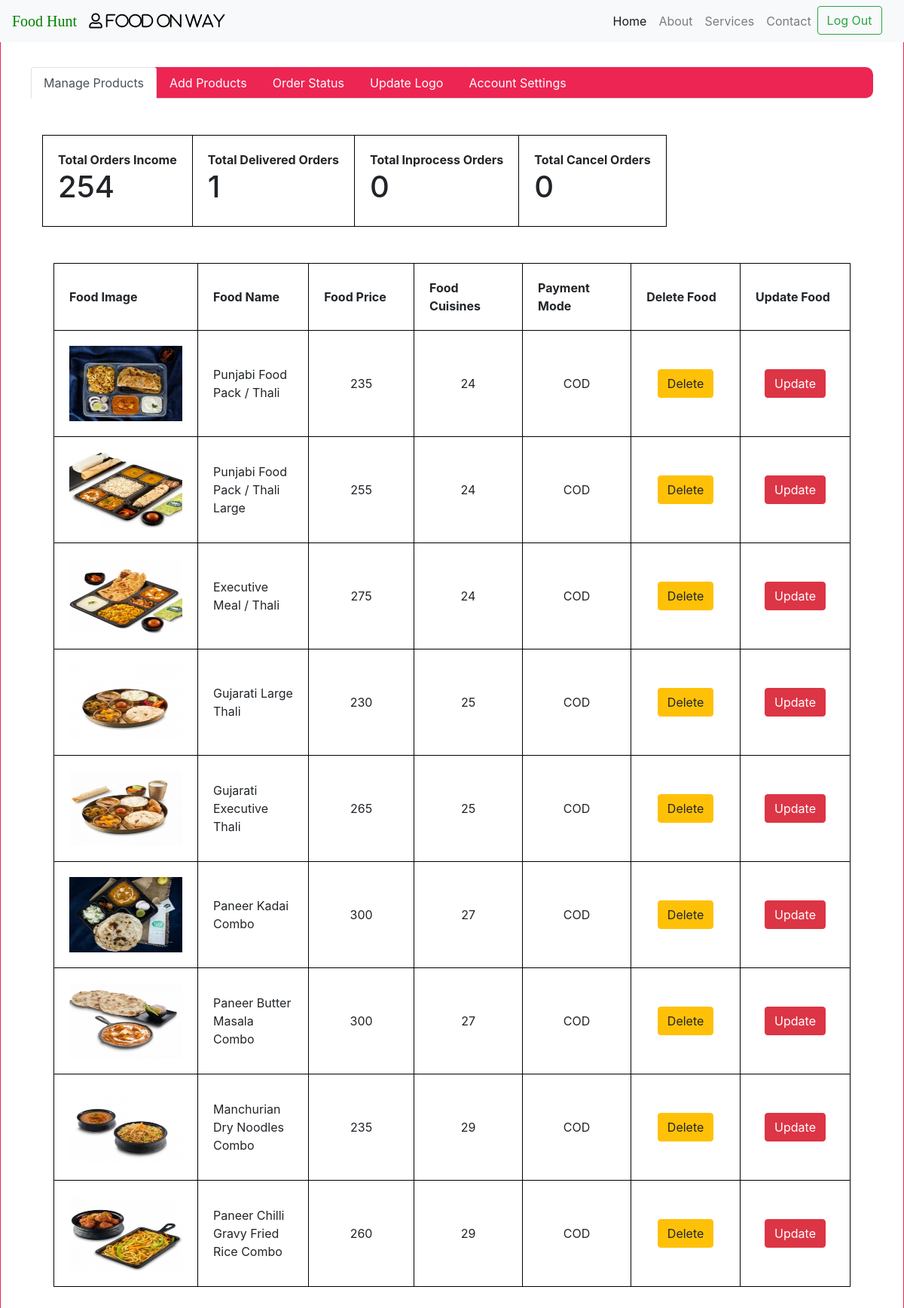
The app's page /foodEx.php (signed in) with its own data.
### tables this page shows
CREATE TABLE `tblvendor` (
  `fldvendor_id` int(10) NOT NULL,
  `fld_email` varchar(50) NOT NULL,
  `fld_password` varchar(50) NOT NULL,
  `vendorMobile` bigint(10) NOT NULL,
  `restaurantName` varchar(30) NOT NULL,
  `restaurantMobile` bigint(10) NOT NULL,
  `restaurantAddress` varchar(255) NOT NULL,
  `restaurant_Image` varchar(250) NOT NULL
);

CREATE TABLE `tbfood` (
  `food_id` int(11) NOT NULL,
  `foodname` varchar(500) NOT NULL,
  `cost` bigint(15) NOT NULL,
  `fooddetails` varchar(1000) NOT NULL,
  `fldvendor_id` int(11) NOT NULL,
  `foodcategory` int(10) NOT NULL,
  `cuisines` int(10) NOT NULL,
  `status` int(10) NOT NULL,
  `paymentmode` varchar(50) NOT NULL,
  `fldimage` varchar(1000) NOT NULL
);

### foodEx.php (the view, shortened to what this page needs)
<?php
include("connection.php");
extract($_REQUEST);
if(isset($_SESSION['id']))
{
 $id=$_SESSION['id'];
 $vq=mysqli_query($con,"select * from tblvendor where fld_email='$id'");
 $vr=mysqli_fetch_array($vq);
}
if(!isset($_SESSION['id']))
{
	header("location:vendor_login.php?msg=Please Login To continue");
}
else
{
	$query=mysqli_query($con,"select * from tblvendor where fld_email='$id'");
}
?>
<!DOCTYPE html>
<html lang="en">
<head>
  <link rel="stylesheet" href="https://maxcdn.bootstrapcdn.com/bootstrap/4.3.1/css/bootstrap.min.css">
     <link rel="stylesheet" href="path/to/font-awesome/css/font-awesome.min.css">
	 <link rel="stylesheet" href="css/font.css">
     <link rel="stylesheet" href="https://use.fontawesome.com/releases/v5.8.1/css/all.css">
</head>
<body>
<nav class="navbar navbar-expand-lg navbar-light bg-light fixed-top">
    <a class="navbar-brand" href="index.php"><span style="color:green;font-family: 'Permanent Marker', cursive;">Food Hunt</span></a>
    <?php
	if(!empty($id))
	{
	?>
	<a class="navbar-brand" style="color:black; text-decoration:none;"><i class="far fa-user"><?php if(isset($id)) { echo " ".$vr['restaurantName']; }?></i></a>
	<?php
	}
	?>
    <div class="collapse navbar-collapse" id="navbarResponsive">
      <ul class="navbar-nav ml-auto">
        <li class="nav-item active">
          <a class="nav-link" href="index.php">Home</a>
        </li>
        <li class="nav-item">
          <a class="nav-link" href="aboutus.php">About</a>
        </li>
        <li class="nav-item">
          <a class="nav-link" href="services.php">Services</a>
        </li>
        <li class="nav-item">
          <a class="nav-link" href="contact.php">Contact</a>
        </li>
		<li class="nav-item">
		  <form method="post">
          <?php
			if(empty($_SESSION['id']))
			{
			?>
		   <button class="btn btn-outline-danger my-2 my-sm-0" name="login">Log In</button>&nbsp;&nbsp;&nbsp;
            <?php
			}
			else
			{
			?>
			<button class="btn btn-outline-success my-2 my-sm-0" name="logout" type="submit">Log Out</button>&nbsp;&nbsp;&nbsp;
			<?php
			}
			?>
			</form>
        </li>
      </ul>
    </div>
</nav>
<br><br>
<div class="middle" style=" padding:40px; border:1px solid #ED2553;  width:100%;">
	   <ul class="nav nav-tabs nabbar_inverse" id="myTab" style="background:#ED2553;border-radius:10px 10px 10px 10px;" role="tablist">
          <li class="nav-item">
             <a class="nav-link active" id="home-tab" data-toggle="tab" href="#viewitem" role="tab" aria-controls="home" aria-selected="true">Manage Products</a>
          </li>
          <li class="nav-item">
              <a class="nav-link" id="profile-tab" data-toggle="tab" href="#manageaccount" role="tab" aria-controls="profile" aria-selected="false">Add Products</a>
          </li>
				  <li class="nav-item">
              <a class="nav-link" id="status-tab" data-toggle="tab" href="#status" role="tab" aria-controls="status" aria-selected="false">Order Status</a>
          </li>
				  <li class="nav-item">
              <a class="nav-link" id="logo-tab" data-toggle="tab" href="#logo" role="tab" aria-controls="logo" aria-selected="false">Update Logo</a>
          </li>
		<li class="nav-item">
              <a class="nav-link" id="accountsettings-tab" data-toggle="tab" href="#accountsettings" role="tab" aria-controls="accountsettings" aria-selected="false">Account Settings</a>
		</li>
       </ul>
	   <br><br>
	   <div class="tab-content" id="myTabContent">
            <div class="tab-pane fade show active" id="viewitem" role="tabpanel" aria-labelledby="home-tab">
			<div class="container">
			 <table border="1" bordercolor="#F0F0F0" cellpadding="20px">
			 <tr>
				<th>Total Orders Income
				<?php
					$income = mysqli_query($con,"select tblorder.fld_payment from tblorder inner join tblvendor on tblvendor.fldvendor_id=tblorder.fldvendor_id where tblvendor.fld_email='$id'");
					while ($row = mysqli_fetch_array($income)) {
						$total_income += $row['fld_payment'];
					}
				echo '<h1>'.$total_income.'</h1>';
				?>
				</th>
				<th>Total Delivered Orders
				<?php
				$status = "select COUNT(fld_order_id) AS countdel FROM tblorder inner join tblvendor on tblvendor.fldvendor_id=tblorder.fldvendor_id where tblvendor.fld_email='$id' AND tblorder.fldstatus='Delivered'";
                $status_result = mysqli_query($con,$status);
				while ($row = mysqli_fetch_array($status_result)) {
					$total_del = $row['countdel'];
				}
				echo '<h1>'.$total_del.'</h1>';
				?>
				</th>
				<th>Total Inprocess Orders
				<?php
				$process_status = "select COUNT(fld_order_id) AS countdel FROM tblorder inner join tblvendor on tblvendor.fldvendor_id=tblorder.fldvendor_id where tblvendor.fld_email='$id' AND tblorder.fldstatus='In Process'";
                $status_result1 = mysqli_query($con,$process_status);
				while ($row = mysqli_fetch_array($status_result1)) {
					$total_del = $row['countdel'];
				}
				echo '<h1>'.$total_del.'</h1>';
				?>
				</th>
				<th>Total Cancel Orders
				<?php
				$process_status = "select COUNT(fld_order_id) AS countdel FROM tblorder inner join tblvendor on tblvendor.fldvendor_id=tblorder.fldvendor_id where tblvendor.fld_email='$id' AND tblorder.fldstatus='cancelled'";
                $status_result1 = mysqli_query($con,$process_status);
				while ($row = mysqli_fetch_array($status_result1)) {
					$total_del = $row['countdel'];
				}
				echo '<h1>'.$total_del.'</h1>';
				?>
				</th>
			</tr>
			 </table>
				<br><br>
                 <div class="container">
			 <table border="1" bordercolor="#F0F0F0" cellpadding="20px">
			 <th>Food Image</th>
			 <th>Food Name</th>
			 <th>Food Price</th>
			 <th>Food Cuisines</th>
			 <th>Payment Mode</th>
			 <th>Delete Food</th>
			 <th>Update Food</th>
			   	<?php
					  if($query=mysqli_query($con,"select tblvendor.fldvendor_id,tblvendor.fld_email,tbfood.food_id,tbfood.foodname,tbfood.cost,tbfood.paymentmode,tbfood.cuisines,tbfood.fldimage,tblvendor.restaurantName from tblvendor inner join tbfood on tblvendor.fldvendor_id=tbfood.fldvendor_id where tblvendor.fld_email='$id'"))
					  {
						  if(mysqli_num_rows($query))
						  {
						 while($row=mysqli_fetch_array($query))
						 {
					?>
			     <tr>
				<td><img src="<?php echo 'image/restaurant/'.$id.'/foodimages/'.$row['fldimage'];?>" height="100px" width="150px"></td>
				<td style="width:150px;"><?php  echo $row['foodname']."<br>";?></td>
				<td align="center" style="width:150px;"><?php  echo $row['cost']."<br>";?></td>
				<td  align="center" style="width:150px;"><?php  echo $row['cuisines']."<br>";?></td>
				<td align="center" style="width:150px;"><?php  echo $row['paymentmode']."<br>";?></td>
				<td align="center" style="width:150px;">
				<a href="vendor_delete_food.php?food_id=<?php echo $row['food_id'];?>"><button type="button" class="btn btn-warning">Delete </button></a>
				</td>
				<td align="center" style="width:150px;">
				<a href="update.php?food_id=<?php echo $row['food_id'];?>"><button type="button" class="btn btn-danger">Update </button></a>
				</td>
				</tr>
				<?php
						 }
					  }
					  else
						  {
							   $msg="please add some Items";
						  }
					  }
					  else
					  {
						  echo "failed";
					  }
					  ?>
			 </table>
			 </div>
	        </div>
	  </div>
	</div>
</body>
</html>

### foodEx.php (style rules this page uses)
ul li a { color:white;padding:40px; }
table, th, td { border: 1px solid black; border-collapse: collapse; }

### records on screen
tblvendor: restaurantName "Food On Way"
tbfood: fldimage (picture), foodname "Punjabi Food Pack / Thali", cost "235", cuisines "24", paymentmode "COD"
tbfood: fldimage (picture), foodname "Punjabi Food Pack / Thali Large", cost "255", cuisines "24", paymentmode "COD"
tbfood: fldimage (picture), foodname "Executive Meal / Thali", cost "275", cuisines "24", paymentmode "COD"
tbfood: fldimage (picture), foodname "Gujarati Large Thali", cost "230", cuisines "25", paymentmode "COD"
tbfood: fldimage (picture), foodname "Gujarati Executive Thali", cost "265", cuisines "25", paymentmode "COD"
tbfood: fldimage (picture), foodname "Paneer Kadai Combo", cost "300", cuisines "27", paymentmode "COD"
tbfood: fldimage (picture), foodname "Paneer Butter Masala Combo", cost "300", cuisines "27", paymentmode "COD"
tbfood: fldimage (picture), foodname "Manchurian Dry Noodles Combo", cost "235", cuisines "29", paymentmode "COD"
tbfood: fldimage (picture), foodname "Paneer Chilli Gravy Fried Rice Combo", cost "260", cuisines "29", paymentmode "COD"

### other values on screen
$total_income "254"
$total_del "1"
$total_del "0"
